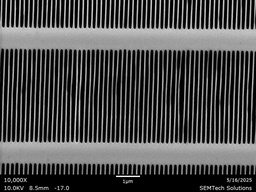
#> input picture images/unzoomed/PostKOH_Bottom_Frontside-1.jpg, 256 x 192 px, shrunk from 1024 x 768 before the run
$ python analyze_barwidth.py ../images/unzoomed/PostKOH_Bottom_Frontside-1.jpg
#> lines starting #> are read from the running program, lines starting #| are printed output that depends on the picture; after the words box and inside, x2 and y2 are one past the last pixel; in counts of white or black regions, pixels touching at a corner belong together
### src/utils.py
import cv2
import numpy as np
import matplotlib.pyplot as plt
from skimage.measure import label, regionprops
from skimage.morphology import remove_small_objects, closing, square
from skimage.segmentation import find_boundaries
from pathlib import Path
from typing import List, Tuple
from matplotlib.ticker import FuncFormatter, MultipleLocator
import matplotlib.animation as animation
from matplotlib.figure import Figure
from matplotlib.axes import Axes


def read_image(path: str) -> np.ndarray:
    """Read image in grayscale."""
    img = cv2.imread(path, cv2.IMREAD_GRAYSCALE)
    if img is None:
        raise FileNotFoundError(f"Unable to read image at {path}")
    return img


def binarize_image(img: np.ndarray, thresh_offset: int = -20) -> np.ndarray:
    """Binarize image using Otsu threshold with optional offset.

    Bars are brighter (gray) than background (black), so threshold accordingly.
    """
    blur = cv2.GaussianBlur(img, (5, 5), 0)
    _, th = cv2.threshold(blur, 0, 255, cv2.THRESH_BINARY + cv2.THRESH_OTSU)
    # Apply offset to make threshold slightly stricter if desired
    th_val = max(0, _ + thresh_offset)
    _, bin_img = cv2.threshold(blur, th_val, 255, cv2.THRESH_BINARY)
    return bin_img


def detect_rows(bin_img: np.ndarray, row_count: int = 3) -> List[Tuple[int, int]]:
    """Detect horizontal rows of bars.

    Returns list of (start_y, end_y) for each detected row sorted top to bottom.
    Uses horizontal projection of binary image.
    """
    proj = bin_img.mean(axis=1)  # average across x
    thresh = proj.max() * 0.3
    inside = proj > thresh
    rows = []
    in_run = False
    start = 0
    for i, val in enumerate(inside):
        if val and not in_run:
            in_run = True
            start = i
        elif not val and in_run:
            in_run = False
            rows.append((start, i))
    if in_run:
        rows.append((start, len(inside) - 1))

    # Merge small gaps
    merged = []
    for s, e in rows:
        if not merged:
            merged.append([s, e])
        else:
            prev_s, prev_e = merged[-1]
            if s - prev_e < 5:  # small gap
                merged[-1][1] = e
            else:
                merged.append([s, e])
    rows = [(s, e) for s, e in merged if e - s > 20]

    # Sort and limit to expected count
    rows.sort(key=lambda x: x[0])
    return rows[:row_count]


def get_middle_row_region(bin_img: np.ndarray) -> Tuple[int, int]:
    """Return (start_y, end_y) of the middle row between horizontal L1 bars."""
    rows = detect_rows(bin_img)
    if len(rows) < 3:
        # Fallback: choose largest row region
        rows.sort(key=lambda x: x[1] - x[0], reverse=True)
        return rows[0]
    # Middle one
    return rows[1]


def find_bars(bin_crop: np.ndarray, min_width: int = 5) -> List[Tuple[int, int, int, int]]:
    """Locate individual vertical bars in cropped binary image.

    Returns list of bounding boxes (min_row, min_col, max_row, max_col) sorted left-to-right.
    """
    # Remove small objects/noise
    cleaned = remove_small_objects(bin_crop > 0, min_size=100)
    # Close small gaps within bars
    closed = closing(cleaned, square(3))

    lbl = label(closed)
    props = regionprops(lbl)
    bars = []
    for prop in props:
        minr, minc, maxr, maxc = prop.bbox
        width = maxc - minc
        height = maxr - minr
        if width < min_width:
            continue
        # Want tall narrow features
        if height > width * 2:
            bars.append((minr, minc, maxr, maxc))
    # Sort left to right
    bars.sort(key=lambda b: b[1])
    return bars


# [29 lines left out: function measure_widths, not called in this run]


def detect_scale_bar(img: np.ndarray, nm_value: int = 100) -> Tuple[float, Tuple[int, int, int, int] | None]:
    """Detect the horizontal scale bar (e.g., "100nm" line) at the bottom of an SEM image.

    Parameters
    ----------
    img : np.ndarray (grayscale 0-255)
    nm_value : int
        The physical length represented by the scale bar (nanometres).

    Returns
    -------
    nm_per_px : float
        Conversion factor from pixels to nanometres. `np.nan` if detection fails.
    bbox : (y, x, h, w) or None
        Bounding box of detected scale bar in original-image coordinates (top-left y, top-left x, height, width).
    """
    h, w = img.shape
    # Focus on bottom 30% of image where the scale bar & legend typically reside
    roi_y0 = int(0.7 * h)
    roi = img[roi_y0:]

    # Threshold to keep bright (white) pixels
    _, bin_roi = cv2.threshold(roi, 200, 255, cv2.THRESH_BINARY)

    # Morphological opening to remove small noise (text specs)
    kernel = np.ones((3, 3), np.uint8)
    opened = cv2.morphologyEx(bin_roi, cv2.MORPH_OPEN, kernel, iterations=1)

    # Connected components
    num, lbl, stats, _ = cv2.connectedComponentsWithStats(opened, connectivity=8)

    best_w = 0
    best_bbox = None  # (y, x, h, w) in global coords
    for i in range(1, num):
        x, y, comp_w, comp_h, area = stats[i]
        # Filter: reasonably thin & wide candidates
        if comp_h > 30 or comp_w < 20:
            continue
        aspect = comp_w / max(comp_h, 1)
        if aspect < 4:  # want elongated horizontal object
            continue
        # slightly favour objects with small height (thinner)
        score = comp_w / (comp_h + 1)
        if score > best_w:
            best_w = comp_w
            best_bbox = (roi_y0 + y, x, comp_h, comp_w)

    if best_w > 0:
        nm_per_px = nm_value / best_w
        return nm_per_px, best_bbox

    # ---------- Fallback: Hough line detection ----------
    edges = cv2.Canny(roi, threshold1=50, threshold2=150)
    lines = cv2.HoughLinesP(edges, rho=1, theta=np.pi/180, threshold=50,
                            minLineLength=30, maxLineGap=5)
    if lines is not None:
        # Choose the longest nearly-horizontal line
        longest_len = 0
        best_line = None
        for l in lines:
            x1, y1, x2, y2 = l[0]
            # check horizontal orientation
            if abs(y2 - y1) > 5:
                continue
            length = abs(x2 - x1)
            if length > longest_len:
                longest_len = length
                best_line = (x1, y1, x2, y2)
        if best_line is not None and longest_len > 20:
            x1, y1, x2, y2 = best_line
            nm_per_px = nm_value / longest_len
            bbox = (roi_y0 + min(y1, y2), min(x1, x2), abs(y2 - y1) + 1, longest_len)
            return nm_per_px, bbox

    # fallback: failure
    return float('nan'), None


def create_bar_animation_gif(img: np.ndarray, bins_mask: np.ndarray, bars: List[Tuple[int, int, int, int]],
                          bar_measurements: List[Tuple[np.ndarray, np.ndarray]],
                          out_path: Path,
                          units: str = 'px',
                          scale_bar_bbox: Tuple[int, int, int, int] | None = None):
    """Create a GIF animation showing one bar at a time for each frame.

    Each frame of the animation displays a single bar both in the SEM image and the width-vs-height plot.
    """
    if len(bars) == 0:
        return

    cmap = plt.get_cmap('rainbow')
    n_bars = len(bars)
    colors = [cmap(i / n_bars) for i in range(n_bars)]

    # Setup figure
    fig, (ax_img, ax_plot) = plt.subplots(1, 2, figsize=(14, 7), gridspec_kw={'width_ratios': [1, 1]})

    # Set up the base image that will be displayed on each frame
    ax_img.imshow(img, cmap='gray')
    ax_img.set_axis_off()

    # Optional: draw scale bar bbox
    if scale_bar_bbox is not None:
        y_sb, x_sb, h_sb, w_sb = scale_bar_bbox
        rect_sb = plt.Rectangle((x_sb, y_sb), w_sb, h_sb, edgecolor='white', facecolor='none', linewidth=1.0, linestyle='--')
        ax_img.add_patch(rect_sb)
        ax_img.text(x_sb, y_sb - 8, f'{units}', color='white', fontsize=6)

    # Set up plot formatting
    ax_plot.set_xlabel(f'Bar width ({units}) [modulo 100]')
    ax_plot.set_ylabel(f'Length within bar ({units})')
    ax_plot.set_title('Bar width vs Length (current bar highlighted)')
    ax_plot.grid(True, alpha=0.3)

    # Determine maximum width for plot scaling
    max_width = max((w.max() if w.size else 0 for _, w in bar_measurements), default=10)
    x_shift_unit = max(100, max_width * 1.3)
    ax_plot.set_xlim(0, n_bars * x_shift_unit)

    # Tick formatting
    ax_plot.xaxis.set_major_locator(MultipleLocator(20))
    # [7 lines left out: function alt_format, not called in this run]
    ax_plot.xaxis.set_major_formatter(FuncFormatter(alt_format))

    # Plot edges and width curves for all bars in light gray first
    gray_edges_artists = []
    gray_plot_artists = []

    for idx, (bbox, meas) in enumerate(zip(bars, bar_measurements)):
        minr, minc, maxr, maxc = bbox
        ys_rel, widths = meas

        # Draw bar edges in gray
        bar_mask = bins_mask[minr:maxr, minc:maxc] > 0
        edges = find_boundaries(bar_mask, mode='outer')
        ys, xs = np.where(edges)
        if ys.size > 0:
            gray_artist, = ax_img.plot(xs + minc, ys + minr, '.', color='lightgray', markersize=0.8, alpha=0.3)
            gray_edges_artists.append(gray_artist)

        # Draw width plot in gray
        if widths.size > 0:
            x_vals = widths + idx * x_shift_unit
            gray_line, = ax_plot.plot(x_vals, ys_rel, '-', color='lightgray', lw=0.5, alpha=0.3)
            gray_scatter = ax_plot.scatter(x_vals, ys_rel, color='lightgray', s=2, alpha=0.3)
            gray_plot_artists.append((gray_line, gray_scatter))

    # Create highlighted bar artists that will be updated in each frame
    highlight_edge_artist, = ax_img.plot([], [], '.', markersize=1, animated=True)
    highlight_line_artist, = ax_plot.plot([], [], '-', lw=1.5, animated=True)
    highlight_scatter_artist = ax_plot.scatter([], [], s=5, animated=True)
    highlight_bar_label = ax_img.text(0, 0, "", fontsize=10, weight='bold', animated=True)
    highlight_width_label = ax_plot.text(0, 0, "", fontsize=10, animated=True)

    # [58 lines left out: functions init_animation, update_frame, not called in this run]

    # Create the animation
    anim = animation.FuncAnimation(
        fig, update_frame, frames=n_bars, init_func=init_animation,
        blit=True, interval=500  # 500ms per frame
    )

    # Save as GIF
    gif_path = out_path.with_suffix('.gif')
    anim.save(gif_path, writer='pillow', dpi=150)
    plt.close(fig)

    return gif_path


def plot_results(img: np.ndarray, bins_mask: np.ndarray, bars: List[Tuple[int, int, int, int]],
                 bar_measurements: List[Tuple[np.ndarray, np.ndarray]],
                 out_path: Path,
                 units: str = 'px',
                 scale_bar_bbox: Tuple[int, int, int, int] | None = None):
    """Plot image with bar edges highlighted and width-vs-height curves.

    The left pane shows the SEM image with **edge traces** (not bounding boxes)
    of each bar coloured uniquely. The right pane plots width (x-axis) versus
    height (y-axis) for every bar, using a modulo 100 approach to show all bars
    on the same scale without horizontal shifts.
    """
    cmap = plt.get_cmap('rainbow')
    n_bars = len(bars)
    if n_bars == 0:
        return
    colors = [cmap(i / n_bars) for i in range(n_bars)]

    fig, (ax_img, ax_plot) = plt.subplots(1, 2, figsize=(14, 7), gridspec_kw={'width_ratios': [1, 1]})

    # ---------- IMAGE WITH EDGES ----------
    ax_img.imshow(img, cmap='gray')
    ax_img.set_axis_off()

    for idx, (bbox, color, meas) in enumerate(zip(bars, colors, bar_measurements)):
        minr, minc, maxr, maxc = bbox
        # Extract bar mask & find boundaries
        bar_mask = bins_mask[minr:maxr, minc:maxc] > 0
        edges = find_boundaries(bar_mask, mode='outer')
        ys, xs = np.where(edges)
        if ys.size == 0:
            continue
        ax_img.plot(xs + minc, ys + minr, '.', color=color, markersize=0.8)
        # label near the top
        ax_img.text(minc, max(minr - 10, 0), str(idx), color=color, fontsize=8, weight='bold')

    # Optional: draw scale bar bbox
    if scale_bar_bbox is not None:
        y_sb, x_sb, h_sb, w_sb = scale_bar_bbox
        rect_sb = plt.Rectangle((x_sb, y_sb), w_sb, h_sb, edgecolor='white', facecolor='none', linewidth=1.0, linestyle='--')
        ax_img.add_patch(rect_sb)
        ax_img.text(x_sb, y_sb - 8, f'{units}', color='white', fontsize=6)

    # ---------- WIDTH vs HEIGHT PLOT (with offset, labels modulo 100) ----------
    # Determine a horizontal shift for each successive bar so curves are separated
    max_width = max((w.max() if w.size else 0 for _, w in bar_measurements), default=10)
    # Add 30 % padding so neighbouring bars don't collide
    x_shift_unit = max(100, max_width * 1.3)

    for idx, ((ys_rel, widths), color) in enumerate(zip(bar_measurements, colors)):
        if widths.size == 0:
            continue
        x_vals = widths + idx * x_shift_unit
        ax_plot.plot(x_vals, ys_rel, '-', color=color, lw=1)
        ax_plot.scatter(x_vals, ys_rel, color=color, s=5)

        # Add text annotation with the mean actual width (nm or px) near curve top
        if len(ys_rel):
            top_y = ys_rel.min()
            avg_w = np.mean(widths)
            ax_plot.text(x_vals[0], top_y - 20, f"{avg_w:.1f}", color=color, fontsize=8)

    # Make x-axis labels repeat 0-100 by formatting tick labels modulo 100
    ax_plot.set_xlabel(f'Bar width ({units}) [modulo 100]')
    ax_plot.set_ylabel(f'Length within bar ({units})')
    ax_plot.set_title('Bar width vs length (each colour = bar)')
    ax_plot.grid(True, alpha=0.3)

    # If there are N bars we expect x range up to N*x_shift_unit + 100
    ax_plot.set_xlim(0, n_bars * x_shift_unit)

    # Tick locator every 20 units but labels shown modulo 100
    ax_plot.xaxis.set_major_locator(MultipleLocator(20))
    # Alternate between 0 and 100 for multiples of 100
    # [8 lines left out: function alt_format, not called in this run]
    ax_plot.xaxis.set_major_formatter(FuncFormatter(alt_format))

    fig.tight_layout()
    out_path.parent.mkdir(parents=True, exist_ok=True)
    fig.savefig(out_path, dpi=300)
    plt.close(fig)

### src/analyze_barwidth.py
import argparse
from pathlib import Path
from typing import List, Tuple

import numpy as np
import cv2
import sys, os

sys.path.append(os.path.dirname(__file__))

from utils import (
    read_image,
    binarize_image,
    get_middle_row_region,
    find_bars,
    measure_widths,
    plot_results,
    detect_scale_bar,
    create_bar_animation_gif,
)


def analyze_image(img_path: Path, out_dir: Path, debug: bool = False, smooth: int = 1):
    img = read_image(str(img_path))

    # Binarize image
    bin_img = binarize_image(img)
#> in binarize_image, `blur = cv2.GaussianBlur(img, (5, 5), 0)`:
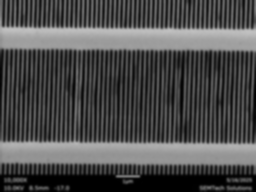
#> blur: shape (192, 256); min 0, max 192, mean 77.3
#> in binarize_image, `_, th = cv2.threshold(blur, 0, 255, cv2.THRESH_BINARY + cv2.THRESH_OTSU)`:
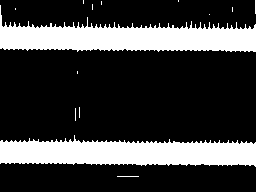
#> th: shape (192, 256); 24.4% white; 14 white regions (11 under 20 px), largest, box (x1, y1, x2, y2) and area: (0, 5, 256, 52) 6090, (0, 135, 256, 167) 5812, (117, 176, 139, 177) 22
#> in binarize_image, `th_val = max(0, _ + thresh_offset)`: th_val = 83
#> in binarize_image, `_, bin_img = cv2.threshold(blur, th_val, 255, cv2.THRESH_BINARY)`:
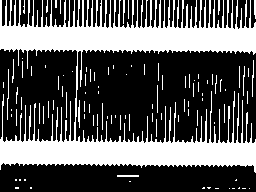
#> bin_img: shape (192, 256); 34.8% white; 103 white regions (86 under 20 px), largest, box (x1, y1, x2, y2) and area: (0, 0, 256, 173) 15886, (7, 69, 9, 120) 52, (117, 175, 139, 177) 44

    # No assumption about contrast polarity: handled later by variant selection.

    # ------------------------------------------------------------------
    # Attempt detection on both the **original** and **inverted** binary
    # images and choose whichever variant yields more (reasonable) bars.
    # This handles both contrast polarities (bars bright vs bars dark).
    # ------------------------------------------------------------------

    import cv2  # local import – avoids circular deps in some environments

    variants = [
        ("orig", bin_img),
        ("inv", cv2.bitwise_not(bin_img)),
    ]

    best = None  # tuple(mask, bars_bboxes_in_crop, y0, y1)

    for name, mask in variants:
        y0_var, y1_var = get_middle_row_region(mask)
        crop = mask[y0_var:y1_var]
        bars = find_bars(crop)

        if best is None or len(bars) > len(best[1]):
            best = (mask, bars, y0_var, y1_var)
#> this loop made 2 passes
#> (name, y0_var, y1_var) on passes 1 to 2: ('orig', 20, 52), ('inv', 51, 142)
#> pass 1, in find_bars, `closed = closing(cleaned, square(3))`:
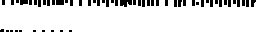
#> closed: shape (32, 256) bool; 88.7% white; 56 black regions (41 under 20 px), largest, box (x1, y1, x2, y2) and area: (120, 0, 132, 7) 65, (56, 0, 64, 5) 40, (20, 0, 28, 5) 35
#> after the loop:
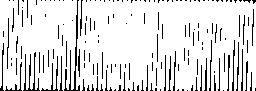
#> crop: shape (91, 256); 88.3% white; black in thin lines or dots

    # Unpack best variant
    bin_mask_for_measure, bars_bboxes_crop, y0_best, y1_best = best
#> bars_bboxes_crop = []; y0_best = 20; y1_best = 52

    # Offset bbox y coords by y0_best to original-image coordinates
    bars_bboxes = [(b[0] + y0_best, b[1], b[2] + y0_best, b[3]) for b in bars_bboxes_crop]
#> bars_bboxes = []

    # Binary mask in boolean form for width measurement
    mask_bool = bin_mask_for_measure > 0

    # Measure widths per bar (in pixels)
    bar_measurements_px: List[Tuple[np.ndarray, np.ndarray]] = []
    for bbox in bars_bboxes:
        ys_rel, widths = measure_widths(mask_bool, bbox)
        bar_measurements_px.append((ys_rel, widths))
#> this loop made 0 passes
#> after the loop, bar_measurements_px = []

    # Optional smoothing
    if smooth > 1:
        def smooth_arr(arr: np.ndarray, k: int):
            kernel = np.ones(k) / k
            return np.convolve(arr, kernel, mode='same')

        bar_measurements_px = [
            (ys, smooth_arr(w, smooth)) for ys, w in bar_measurements_px
        ]

    # --------------------------------------------------
    # Detect scale bar to convert pixels -> nm
    # --------------------------------------------------
    nm_per_px, sb_bbox = detect_scale_bar(img)
#> in detect_scale_bar, `_, bin_roi = cv2.threshold(roi, 200, 255, cv2.THRESH_BINARY)`:
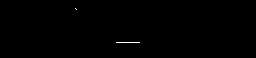
#> bin_roi: shape (58, 256); 0.18% white in thin lines or dots, all inside (x1, y1, x2, y2) = (75, 8, 140, 43)
#> in detect_scale_bar, `num, lbl, stats, _ = cv2.connectedComponentsWithStats(opened, connecti..`: num = 1; stats = [[0, 0, 256, 58, 14848]]
#> after the loop in detect_scale_bar, `for i in range(1, num):`: best_w = 0
#> in detect_scale_bar, `edges = cv2.Canny(roi, threshold1=50, threshold2=150)`:
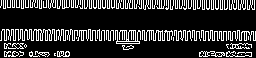
#> edges: shape (58, 256); 19.7% white in thin lines or dots
#> in detect_scale_bar, `lines = cv2.HoughLinesP(edges, rho=1, theta=np.pi/180, threshold=50, m..`: lines = 26 rows, first 6: [1, 35, 239, 30], [0, 7, 254, 7], [0, 40, 255, 35], [1, 36, 255, 32], [0, 6, 254, 2], [1, 38, 255, 33]
#> the loop in detect_scale_bar, `for l in lines:` made 26 passes
#> (x1, y1, x2, y2, length, longest_len) on passes 1 to 3: (1, 35, 239, 30, 238, 238), (0, 7, 254, 7, 254, 254), (0, 40, 255, 35, 255, 255)
#> after the loop in detect_scale_bar, `for l in lines:`: longest_len = 255
#> in detect_scale_bar, `x1, y1, x2, y2 = best_line`: x1 = 0; y1 = 40; x2 = 255
#> in detect_scale_bar, `nm_per_px = nm_value / longest_len`: nm_per_px = 0.392
#> in detect_scale_bar, `bbox = (roi_y0 + min(y1, y2), min(x1, x2), abs(y2 - y1) + 1, longest_l..`: bbox = (169, 0, 6, 255)
#> nm_per_px = 0.392; sb_bbox = (169, 0, 6, 255)

    # Calculate average bar width in pixels
    avg_bar_width_px = np.mean([np.mean(widths) for _, widths in bar_measurements_px])
#> avg_bar_width_px = nan

    if debug:
        if np.isfinite(nm_per_px):
            print(f"Detected scale bar: 1px = {nm_per_px:.3f} nm")
            print(f"Average bar width: {avg_bar_width_px:.1f} px = {avg_bar_width_px * nm_per_px:.1f} nm")
        else:
            print("Scale bar not detected – keeping pixel units.")

    # If detected width is significantly different from expected 80nm,
    # adjust the scale factor (assuming bars should be ~80nm wide)
    expected_bar_width_nm = 80.0
    if np.isfinite(nm_per_px):
        detected_bar_width_nm = avg_bar_width_px * nm_per_px
#> detected_bar_width_nm = nan
        if abs(detected_bar_width_nm - expected_bar_width_nm) > 20:  # If off by more than 20nm
            adjusted_nm_per_px = expected_bar_width_nm / avg_bar_width_px
            if debug:
                print(f"Adjusting scale: 1px = {adjusted_nm_per_px:.3f} nm (based on expected bar width of ~80nm)")
            nm_per_px = adjusted_nm_per_px

    if np.isfinite(nm_per_px):
        units = 'nm'
        bar_measurements = [(ys * nm_per_px, w * nm_per_px) for ys, w in bar_measurements_px]
#> bar_measurements = []
    else:
        units = 'px'
        bar_measurements = bar_measurements_px

    # Plot results
    out_path = out_dir / f"{img_path.stem}_analysis.png"
    plot_results(img, bin_mask_for_measure, bars_bboxes, bar_measurements, out_path, units=units, scale_bar_bbox=sb_bbox)
#> in plot_results, `n_bars = len(bars)`: n_bars = 0

    # Create animation GIF showing one bar at a time
    gif_path = create_bar_animation_gif(img, bin_mask_for_measure, bars_bboxes, bar_measurements, out_path, units=units, scale_bar_bbox=sb_bbox)

    if debug:
        print(f"Processed {img_path.name}: {len(bars_bboxes)} bars found. Output saved to {out_path}")
        print(f"Bar animation GIF saved to {gif_path}")


if __name__ == "__main__":
    parser = argparse.ArgumentParser(description="Analyze CAT grating bar width from SEM images.")
    parser.add_argument("image", type=str, help="Path to input SEM image (zoomed or unzoomed).")
    parser.add_argument("--out", type=str, default="outputs", help="Directory to save outputs.")
    parser.add_argument("--smooth", type=int, default=1, help="Window size for moving-average smoothing of width profiles (>=1). Use 1 for no smoothing.")
    parser.add_argument("--debug", action="store_true", help="Print debug messages.")
    args = parser.parse_args()

    img_path = Path(args.image)
    out_dir = Path(args.out)
    out_dir.mkdir(parents=True, exist_ok=True)

    analyze_image(img_path, out_dir, debug=args.debug, smooth=args.smooth)
